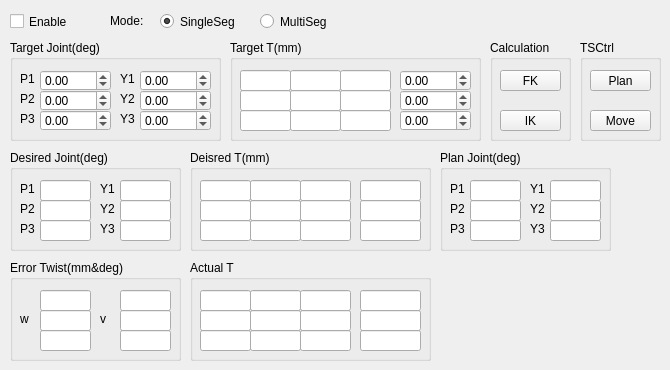
      <widget class="QWidget" name="TaskSpace_Control">
       <attribute name="title">
        <string>TaskSpace_Control</string>
       </attribute>
       <widget class="QGroupBox" name="groupBox_3">
        <property name="geometry">
         <rect>
          <x>440</x>
          <y>150</y>
          <width>171</width>
          <height>101</height>
         </rect>
        </property>
        <property name="title">
         <string>Plan Joint(deg)</string>
        </property>
        <widget class="QLineEdit" name="PlanJoint_P2">
         <property name="geometry">
          <rect>
           <x>30</x>
           <y>50</y>
           <width>51</width>
           <height>21</height>
          </rect>
         </property>
        </widget>
        <widget class="QLineEdit" name="PlanJoint_P3">
         <property name="geometry">
          <rect>
           <x>30</x>
           <y>70</y>
           <width>51</width>
           <height>21</height>
          </rect>
         </property>
        </widget>
        <widget class="QLineEdit" name="PlanJoint_P1">
         <property name="geometry">
          <rect>
           <x>30</x>
           <y>30</y>
           <width>51</width>
           <height>21</height>
          </rect>
         </property>
        </widget>
        <widget class="QLabel" name="label_78">
         <property name="geometry">
          <rect>
           <x>10</x>
           <y>30</y>
           <width>31</width>
           <height>17</height>
          </rect>
         </property>
         <property name="text">
          <string>P1</string>
         </property>
        </widget>
        <widget class="QLabel" name="label_79">
         <property name="geometry">
          <rect>
           <x>10</x>
           <y>50</y>
           <width>31</width>
           <height>17</height>
          </rect>
         </property>
         <property name="text">
          <string>P2</string>
         </property>
        </widget>
        <widget class="QLabel" name="label_80">
         <property name="geometry">
          <rect>
           <x>10</x>
           <y>70</y>
           <width>31</width>
           <height>17</height>
          </rect>
         </property>
         <property name="text">
          <string>P3</string>
         </property>
        </widget>
        <widget class="QLineEdit" name="PlanJoint_Y1">
         <property name="geometry">
          <rect>
           <x>110</x>
           <y>30</y>
           <width>51</width>
           <height>21</height>
          </rect>
         </property>
        </widget>
        <widget class="QLabel" name="label_111">
         <property name="geometry">
          <rect>
           <x>90</x>
           <y>30</y>
           <width>31</width>
           <height>17</height>
          </rect>
         </property>
         <property name="text">
          <string>Y1</string>
         </property>
        </widget>
        <widget class="QLabel" name="label_112">
         <property name="geometry">
          <rect>
           <x>90</x>
           <y>70</y>
           <width>31</width>
           <height>17</height>
          </rect>
         </property>
         <property name="text">
          <string>Y3</string>
         </property>
        </widget>
        <widget class="QLabel" name="label_113">
         <property name="geometry">
          <rect>
           <x>90</x>
           <y>50</y>
           <width>31</width>
           <height>17</height>
          </rect>
         </property>
         <property name="text">
          <string>Y2</string>
         </property>
        </widget>
        <widget class="QLineEdit" name="PlanJoint_Y2">
         <property name="geometry">
          <rect>
           <x>110</x>
           <y>50</y>
           <width>51</width>
           <height>21</height>
          </rect>
         </property>
        </widget>
        <widget class="QLineEdit" name="PlanJoint_Y3">
         <property name="geometry">
          <rect>
           <x>110</x>
           <y>70</y>
           <width>51</width>
           <height>21</height>
          </rect>
         </property>
        </widget>
       </widget>
       <widget class="QGroupBox" name="groupBox_8">
        <property name="geometry">
         <rect>
          <x>190</x>
          <y>150</y>
          <width>241</width>
          <height>101</height>
         </rect>
        </property>
        <property name="title">
         <string>Deisred T(mm)</string>
        </property>
        <widget class="QLineEdit" name="DesiredT_1_1">
         <property name="geometry">
          <rect>
           <x>10</x>
           <y>30</y>
           <width>51</width>
           <height>21</height>
          </rect>
         </property>
        </widget>
        <widget class="QLineEdit" name="DesiredT_1_2">
         <property name="geometry">
          <rect>
           <x>60</x>
           <y>30</y>
           <width>51</width>
           <height>21</height>
          </rect>
         </property>
        </widget>
        <widget class="QLineEdit" name="DesiredT_1_3">
         <property name="geometry">
          <rect>
           <x>110</x>
           <y>30</y>
           <width>51</width>
           <height>21</height>
          </rect>
         </property>
        </widget>
        <widget class="QLineEdit" name="DesiredT_2_3">
         <property name="geometry">
          <rect>
           <x>110</x>
           <y>50</y>
           <width>51</width>
           <height>21</height>
          </rect>
         </property>
        </widget>
        <widget class="QLineEdit" name="DesiredT_2_2">
         <property name="geometry">
          <rect>
           <x>60</x>
           <y>50</y>
           <width>51</width>
           <height>21</height>
          </rect>
         </property>
        </widget>
        <widget class="QLineEdit" name="DesiredT_2_1">
         <property name="geometry">
          <rect>
           <x>10</x>
           <y>50</y>
           <width>51</width>
           <height>21</height>
          </rect>
         </property>
        </widget>
        <widget class="QLineEdit" name="DesiredT_3_3">
         <property name="geometry">
          <rect>
           <x>110</x>
           <y>70</y>
           <width>51</width>
           <height>21</height>
          </rect>
         </property>
        </widget>
        <widget class="QLineEdit" name="DesiredT_3_2">
         <property name="geometry">
          <rect>
           <x>60</x>
           <y>70</y>
           <width>51</width>
           <height>21</height>
          </rect>
         </property>
        </widget>
        <widget class="QLineEdit" name="DesiredT_3_1">
         <property name="geometry">
          <rect>
           <x>10</x>
           <y>70</y>
           <width>51</width>
           <height>21</height>
          </rect>
         </property>
        </widget>
        <widget class="QLineEdit" name="DesiredT_2_4">
         <property name="geometry">
          <rect>
           <x>170</x>
           <y>50</y>
           <width>61</width>
           <height>21</height>
          </rect>
         </property>
        </widget>
        <widget class="QLineEdit" name="DesiredT_1_4">
         <property name="geometry">
          <rect>
           <x>170</x>
           <y>30</y>
           <width>61</width>
           <height>21</height>
          </rect>
         </property>
        </widget>
        <widget class="QLineEdit" name="DesiredT_3_4">
         <property name="geometry">
          <rect>
           <x>170</x>
           <y>70</y>
           <width>61</width>
           <height>21</height>
          </rect>
         </property>
        </widget>
       </widget>
       <widget class="QGroupBox" name="groupBox_9">
        <property name="geometry">
         <rect>
          <x>10</x>
          <y>260</y>
          <width>171</width>
          <height>101</height>
         </rect>
        </property>
        <property name="title">
         <string>Error Twist(mm&amp;&amp;deg)</string>
        </property>
        <widget class="QLabel" name="label_90">
         <property name="geometry">
          <rect>
           <x>10</x>
           <y>50</y>
           <width>21</width>
           <height>17</height>
          </rect>
         </property>
         <property name="text">
          <string>w</string>
         </property>
        </widget>
        <widget class="QLineEdit" name="ErrorTwist_omega2">
         <property name="geometry">
          <rect>
           <x>30</x>
           <y>50</y>
           <width>51</width>
           <height>21</height>
          </rect>
         </property>
        </widget>
        <widget class="QLineEdit" name="ErrorTwist_omega3">
         <property name="geometry">
          <rect>
           <x>30</x>
           <y>70</y>
           <width>51</width>
           <height>21</height>
          </rect>
         </property>
        </widget>
        <widget class="QLineEdit" name="ErrorTwist_omega1">
         <property name="geometry">
          <rect>
           <x>30</x>
           <y>30</y>
           <width>51</width>
           <height>21</height>
          </rect>
         </property>
        </widget>
        <widget class="QLabel" name="label_91">
         <property name="geometry">
          <rect>
           <x>90</x>
           <y>50</y>
           <width>21</width>
           <height>17</height>
          </rect>
         </property>
         <property name="text">
          <string>v</string>
         </property>
        </widget>
        <widget class="QLineEdit" name="ErrorTwist_vel2">
         <property name="geometry">
          <rect>
           <x>110</x>
           <y>50</y>
           <width>51</width>
           <height>21</height>
          </rect>
         </property>
        </widget>
        <widget class="QLineEdit" name="ErrorTwist_vel1">
         <property name="geometry">
          <rect>
           <x>110</x>
           <y>30</y>
           <width>51</width>
           <height>21</height>
          </rect>
         </property>
        </widget>
        <widget class="QLineEdit" name="ErrorTwist_vel3">
         <property name="geometry">
          <rect>
           <x>110</x>
           <y>70</y>
           <width>51</width>
           <height>21</height>
          </rect>
         </property>
        </widget>
       </widget>
       <widget class="QCheckBox" name="TaskSpaceControl_EnableBtn">
        <property name="geometry">
         <rect>
          <x>10</x>
          <y>10</y>
          <width>92</width>
          <height>23</height>
         </rect>
        </property>
        <property name="text">
         <string>Enable</string>
        </property>
       </widget>
       <widget class="QGroupBox" name="groupBox_10">
        <property name="geometry">
         <rect>
          <x>10</x>
          <y>40</y>
          <width>211</width>
          <height>101</height>
         </rect>
        </property>
        <property name="title">
         <string>Target Joint(deg)</string>
        </property>
        <widget class="QLabel" name="label_92">
         <property name="geometry">
          <rect>
           <x>10</x>
           <y>30</y>
           <width>31</width>
           <height>17</height>
          </rect>
         </property>
         <property name="text">
          <string>P1</string>
         </property>
        </widget>
        <widget class="QLabel" name="label_93">
         <property name="geometry">
          <rect>
           <x>10</x>
           <y>50</y>
           <width>31</width>
           <height>17</height>
          </rect>
         </property>
         <property name="text">
          <string>P2</string>
         </property>
        </widget>
        <widget class="QLabel" name="label_94">
         <property name="geometry">
          <rect>
           <x>10</x>
           <y>70</y>
           <width>31</width>
           <height>17</height>
          </rect>
         </property>
         <property name="text">
          <string>P3</string>
         </property>
        </widget>
        <widget class="QLabel" name="label_114">
         <property name="geometry">
          <rect>
           <x>110</x>
           <y>30</y>
           <width>31</width>
           <height>17</height>
          </rect>
         </property>
         <property name="text">
          <string>Y1</string>
         </property>
        </widget>
        <widget class="QLabel" name="label_115">
         <property name="geometry">
          <rect>
           <x>110</x>
           <y>70</y>
           <width>31</width>
           <height>17</height>
          </rect>
         </property>
         <property name="text">
          <string>Y3</string>
         </property>
        </widget>
        <widget class="QLabel" name="label_116">
         <property name="geometry">
          <rect>
           <x>110</x>
           <y>50</y>
           <width>31</width>
           <height>17</height>
          </rect>
         </property>
         <property name="text">
          <string>Y2</string>
         </property>
        </widget>
        <widget class="QDoubleSpinBox" name="TargetJoint_P1">
         <property name="geometry">
          <rect>
           <x>30</x>
           <y>30</y>
           <width>71</width>
           <height>21</height>
          </rect>
         </property>
         <property name="minimum">
          <double>-18.000000000000000</double>
         </property>
         <property name="maximum">
          <double>18.000000000000000</double>
         </property>
         <property name="singleStep">
          <double>0.100000000000000</double>
         </property>
        </widget>
        <widget class="QDoubleSpinBox" name="TargetJoint_P2">
         <property name="geometry">
          <rect>
           <x>30</x>
           <y>50</y>
           <width>71</width>
           <height>21</height>
          </rect>
         </property>
         <property name="minimum">
          <double>-18.000000000000000</double>
         </property>
         <property name="maximum">
          <double>18.000000000000000</double>
         </property>
         <property name="singleStep">
          <double>0.100000000000000</double>
         </property>
        </widget>
        <widget class="QDoubleSpinBox" name="TargetJoint_P3">
         <property name="geometry">
          <rect>
           <x>30</x>
           <y>70</y>
           <width>71</width>
           <height>21</height>
          </rect>
         </property>
         <property name="minimum">
          <double>-18.000000000000000</double>
         </property>
         <property name="maximum">
          <double>18.000000000000000</double>
         </property>
         <property name="singleStep">
          <double>0.100000000000000</double>
         </property>
        </widget>
        <widget class="QDoubleSpinBox" name="TargetJoint_Y1">
         <property name="geometry">
          <rect>
           <x>130</x>
           <y>30</y>
           <width>71</width>
           <height>21</height>
          </rect>
         </property>
         <property name="minimum">
          <double>-18.000000000000000</double>
         </property>
         <property name="maximum">
          <double>18.000000000000000</double>
         </property>
         <property name="singleStep">
          <double>0.100000000000000</double>
         </property>
        </widget>
        <widget class="QDoubleSpinBox" name="TargetJoint_Y2">
         <property name="geometry">
          <rect>
           <x>130</x>
           <y>50</y>
           <width>71</width>
           <height>21</height>
          </rect>
         </property>
         <property name="minimum">
          <double>-18.000000000000000</double>
         </property>
         <property name="maximum">
          <double>18.000000000000000</double>
         </property>
         <property name="singleStep">
          <double>0.100000000000000</double>
         </property>
        </widget>
        <widget class="QDoubleSpinBox" name="TargetJoint_Y3">
         <property name="geometry">
          <rect>
           <x>130</x>
           <y>70</y>
           <width>71</width>
           <height>21</height>
          </rect>
         </property>
         <property name="minimum">
          <double>-18.000000000000000</double>
         </property>
         <property name="maximum">
          <double>18.000000000000000</double>
         </property>
         <property name="singleStep">
          <double>0.100000000000000</double>
         </property>
        </widget>
       </widget>
       <widget class="QGroupBox" name="groupBox_11">
        <property name="geometry">
         <rect>
          <x>230</x>
          <y>40</y>
          <width>251</width>
          <height>101</height>
         </rect>
        </property>
        <property name="title">
         <string>Target T(mm)</string>
        </property>
        <widget class="QLineEdit" name="TargetT_1_1">
         <property name="geometry">
          <rect>
           <x>10</x>
           <y>30</y>
           <width>51</width>
           <height>21</height>
          </rect>
         </property>
        </widget>
        <widget class="QLineEdit" name="TargetT_1_2">
         <property name="geometry">
          <rect>
           <x>60</x>
           <y>30</y>
           <width>51</width>
           <height>21</height>
          </rect>
         </property>
        </widget>
        <widget class="QLineEdit" name="TargetT_1_3">
         <property name="geometry">
          <rect>
           <x>110</x>
           <y>30</y>
           <width>51</width>
           <height>21</height>
          </rect>
         </property>
        </widget>
        <widget class="QLineEdit" name="TargetT_2_3">
         <property name="geometry">
          <rect>
           <x>110</x>
           <y>50</y>
           <width>51</width>
           <height>21</height>
          </rect>
         </property>
        </widget>
        <widget class="QLineEdit" name="TargetT_2_2">
         <property name="geometry">
          <rect>
           <x>60</x>
           <y>50</y>
           <width>51</width>
           <height>21</height>
          </rect>
         </property>
        </widget>
        <widget class="QLineEdit" name="TargetT_2_1">
         <property name="geometry">
          <rect>
           <x>10</x>
           <y>50</y>
           <width>51</width>
           <height>21</height>
          </rect>
         </property>
        </widget>
        <widget class="QLineEdit" name="TargetT_3_3">
         <property name="geometry">
          <rect>
           <x>110</x>
           <y>70</y>
           <width>51</width>
           <height>21</height>
          </rect>
         </property>
        </widget>
        <widget class="QLineEdit" name="TargetT_3_2">
         <property name="geometry">
          <rect>
           <x>60</x>
           <y>70</y>
           <width>51</width>
           <height>21</height>
          </rect>
         </property>
        </widget>
        <widget class="QLineEdit" name="TargetT_3_1">
         <property name="geometry">
          <rect>
           <x>10</x>
           <y>70</y>
           <width>51</width>
           <height>21</height>
          </rect>
         </property>
        </widget>
        <widget class="QDoubleSpinBox" name="TargetT_2_4">
         <property name="geometry">
          <rect>
           <x>170</x>
           <y>50</y>
           <width>71</width>
           <height>21</height>
          </rect>
         </property>
         <property name="minimum">
          <double>-1000.000000000000000</double>
         </property>
         <property name="maximum">
          <double>1000.000000000000000</double>
         </property>
         <property name="singleStep">
          <double>0.100000000000000</double>
         </property>
        </widget>
        <widget class="QDoubleSpinBox" name="TargetT_3_4">
         <property name="geometry">
          <rect>
           <x>170</x>
           <y>70</y>
           <width>71</width>
           <height>21</height>
          </rect>
         </property>
         <property name="minimum">
          <double>-1000.000000000000000</double>
         </property>
         <property name="maximum">
          <double>1000.000000000000000</double>
         </property>
         <property name="singleStep">
          <double>0.100000000000000</double>
         </property>
        </widget>
        <widget class="QDoubleSpinBox" name="TargetT_1_4">
         <property name="geometry">
          <rect>
           <x>170</x>
           <y>30</y>
           <width>71</width>
           <height>21</height>
          </rect>
         </property>
         <property name="minimum">
          <double>-1000.000000000000000</double>
         </property>
         <property name="maximum">
          <double>1000.000000000000000</double>
         </property>
         <property name="singleStep">
          <double>0.100000000000000</double>
         </property>
        </widget>
       </widget>
       <widget class="QGroupBox" name="groupBox_12">
        <property name="geometry">
         <rect>
          <x>490</x>
          <y>40</y>
          <width>81</width>
          <height>101</height>
         </rect>
        </property>
        <property name="title">
         <string>Calculation</string>
        </property>
        <widget class="QPushButton" name="Calculation_FK">
         <property name="geometry">
          <rect>
           <x>10</x>
           <y>30</y>
           <width>61</width>
           <height>21</height>
          </rect>
         </property>
         <property name="text">
          <string>FK</string>
         </property>
        </widget>
        <widget class="QPushButton" name="Calculation_IK">
         <property name="geometry">
          <rect>
           <x>10</x>
           <y>70</y>
           <width>61</width>
           <height>21</height>
          </rect>
         </property>
         <property name="text">
          <string>IK</string>
         </property>
        </widget>
       </widget>
       <widget class="QRadioButton" name="TaskSpaceControl_SingleSegBtn">
        <property name="geometry">
         <rect>
          <x>160</x>
          <y>10</y>
          <width>112</width>
          <height>23</height>
         </rect>
        </property>
        <property name="text">
         <string>SingleSeg</string>
        </property>
        <property name="checked">
         <bool>true</bool>
        </property>
       </widget>
       <widget class="QRadioButton" name="TaskSpaceControl_MultiSegBtn">
        <property name="geometry">
         <rect>
          <x>260</x>
          <y>10</y>
          <width>112</width>
          <height>23</height>
         </rect>
        </property>
        <property name="text">
         <string>MultiSeg</string>
        </property>
       </widget>
       <widget class="QGroupBox" name="groupBox_13">
        <property name="geometry">
         <rect>
          <x>580</x>
          <y>40</y>
          <width>81</width>
          <height>101</height>
         </rect>
        </property>
        <property name="title">
         <string>TSCtrl</string>
        </property>
        <widget class="QPushButton" name="TSCtrl_Plan">
         <property name="geometry">
          <rect>
           <x>10</x>
           <y>30</y>
           <width>61</width>
           <height>21</height>
          </rect>
         </property>
         <property name="text">
          <string>Plan</string>
         </property>
        </widget>
        <widget class="QPushButton" name="TSCtrl_Move">
         <property name="geometry">
          <rect>
           <x>10</x>
           <y>70</y>
           <width>61</width>
           <height>21</height>
          </rect>
         </property>
         <property name="text">
          <string>Move</string>
         </property>
        </widget>
       </widget>
       <widget class="QLabel" name="label_58">
        <property name="geometry">
         <rect>
          <x>110</x>
          <y>10</y>
          <width>51</width>
          <height>21</height>
         </rect>
        </property>
        <property name="text">
         <string>Mode:</string>
        </property>
       </widget>
       <widget class="QGroupBox" name="groupBox_2">
        <property name="geometry">
         <rect>
          <x>190</x>
          <y>260</y>
          <width>241</width>
          <height>101</height>
         </rect>
        </property>
        <property name="title">
         <string>Actual T</string>
        </property>
        <widget class="QLineEdit" name="ActualT_1_1">
         <property name="geometry">
          <rect>
           <x>10</x>
           <y>30</y>
           <width>51</width>
           <height>21</height>
          </rect>
         </property>
        </widget>
        <widget class="QLineEdit" name="ActualT_1_2">
         <property name="geometry">
          <rect>
           <x>60</x>
           <y>30</y>
           <width>51</width>
           <height>21</height>
          </rect>
         </property>
        </widget>
        <widget class="QLineEdit" name="ActualT_1_3">
         <property name="geometry">
          <rect>
           <x>110</x>
           <y>30</y>
           <width>51</width>
           <height>21</height>
          </rect>
         </property>
        </widget>
        <widget class="QLineEdit" name="ActualT_2_3">
         <property name="geometry">
          <rect>
           <x>110</x>
           <y>50</y>
           <width>51</width>
           <height>21</height>
          </rect>
         </property>
        </widget>
        <widget class="QLineEdit" name="ActualT_2_2">
         <property name="geometry">
          <rect>
           <x>60</x>
           <y>50</y>
           <width>51</width>
           <height>21</height>
          </rect>
         </property>
        </widget>
        <widget class="QLineEdit" name="ActualT_2_1">
         <property name="geometry">
          <rect>
           <x>10</x>
           <y>50</y>
           <width>51</width>
           <height>21</height>
          </rect>
         </property>
        </widget>
        <widget class="QLineEdit" name="ActualT_3_3">
         <property name="geometry">
          <rect>
           <x>110</x>
           <y>70</y>
           <width>51</width>
           <height>21</height>
          </rect>
         </property>
        </widget>
        <widget class="QLineEdit" name="ActualT_3_2">
         <property name="geometry">
          <rect>
           <x>60</x>
           <y>70</y>
           <width>51</width>
           <height>21</height>
          </rect>
         </property>
        </widget>
        <widget class="QLineEdit" name="ActualT_3_1">
         <property name="geometry">
          <rect>
           <x>10</x>
           <y>70</y>
           <width>51</width>
           <height>21</height>
          </rect>
         </property>
        </widget>
        <widget class="QLineEdit" name="ActualT_2_4">
         <property name="geometry">
          <rect>
           <x>170</x>
           <y>50</y>
           <width>61</width>
           <height>21</height>
          </rect>
         </property>
        </widget>
        <widget class="QLineEdit" name="ActualT_1_4">
         <property name="geometry">
          <rect>
           <x>170</x>
           <y>30</y>
           <width>61</width>
           <height>21</height>
          </rect>
         </property>
        </widget>
        <widget class="QLineEdit" name="ActualT_3_4">
         <property name="geometry">
          <rect>
           <x>170</x>
           <y>70</y>
           <width>61</width>
           <height>21</height>
          </rect>
         </property>
        </widget>
       </widget>
       <widget class="QGroupBox" name="groupBox_17">
        <property name="geometry">
         <rect>
          <x>10</x>
          <y>150</y>
          <width>171</width>
          <height>101</height>
         </rect>
        </property>
        <property name="title">
         <string>Desired Joint(deg)</string>
        </property>
        <widget class="QLineEdit" name="DesiredJoint_P2">
         <property name="geometry">
          <rect>
           <x>30</x>
           <y>50</y>
           <width>51</width>
           <height>21</height>
          </rect>
         </property>
        </widget>
        <widget class="QLineEdit" name="DesiredJoint_P3">
         <property name="geometry">
          <rect>
           <x>30</x>
           <y>70</y>
           <width>51</width>
           <height>21</height>
          </rect>
         </property>
        </widget>
        <widget class="QLineEdit" name="DesiredJoint_P1">
         <property name="geometry">
          <rect>
           <x>30</x>
           <y>30</y>
           <width>51</width>
           <height>21</height>
          </rect>
         </property>
        </widget>
        <widget class="QLabel" name="label_100">
         <property name="geometry">
          <rect>
           <x>10</x>
           <y>30</y>
           <width>31</width>
           <height>17</height>
          </rect>
         </property>
         <property name="text">
          <string>P1</string>
         </property>
        </widget>
        <widget class="QLabel" name="label_101">
         <property name="geometry">
          <rect>
           <x>10</x>
           <y>50</y>
           <width>31</width>
           <height>17</height>
          </rect>
         </property>
         <property name="text">
          <string>P2</string>
         </property>
        </widget>
        <widget class="QLabel" name="label_102">
         <property name="geometry">
          <rect>
           <x>10</x>
           <y>70</y>
           <width>31</width>
           <height>17</height>
          </rect>
         </property>
         <property name="text">
          <string>P3</string>
         </property>
        </widget>
        <widget class="QLineEdit" name="DesiredJoint_Y1">
         <property name="geometry">
          <rect>
           <x>110</x>
           <y>30</y>
           <width>51</width>
           <height>21</height>
          </rect>
         </property>
        </widget>
        <widget class="QLabel" name="label_117">
         <property name="geometry">
          <rect>
           <x>90</x>
           <y>30</y>
           <width>31</width>
           <height>17</height>
          </rect>
         </property>
         <property name="text">
          <string>Y1</string>
         </property>
        </widget>
        <widget class="QLabel" name="label_118">
         <property name="geometry">
          <rect>
           <x>90</x>
           <y>70</y>
           <width>31</width>
           <height>17</height>
          </rect>
         </property>
         <property name="text">
          <string>Y3</string>
         </property>
        </widget>
        <widget class="QLabel" name="label_120">
         <property name="geometry">
          <rect>
           <x>90</x>
           <y>50</y>
           <width>31</width>
           <height>17</height>
          </rect>
         </property>
         <property name="text">
          <string>Y2</string>
         </property>
        </widget>
        <widget class="QLineEdit" name="DesiredJoint_Y2">
         <property name="geometry">
          <rect>
           <x>110</x>
           <y>50</y>
           <width>51</width>
           <height>21</height>
          </rect>
         </property>
        </widget>
        <widget class="QLineEdit" name="DesiredJoint_Y3">
         <property name="geometry">
          <rect>
           <x>110</x>
           <y>70</y>
           <width>51</width>
           <height>21</height>
          </rect>
         </property>
        </widget>
       </widget>
      </widget>
